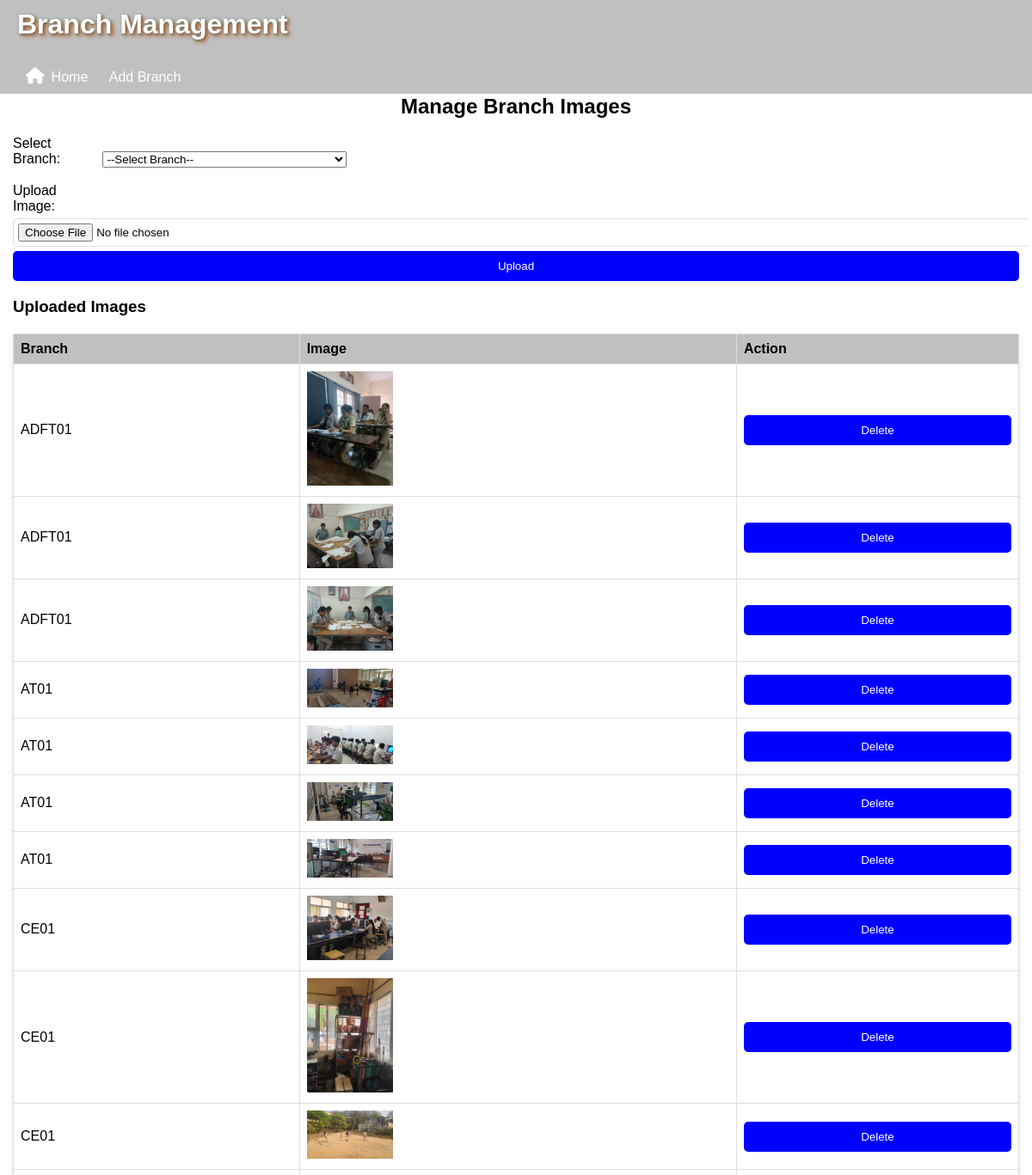
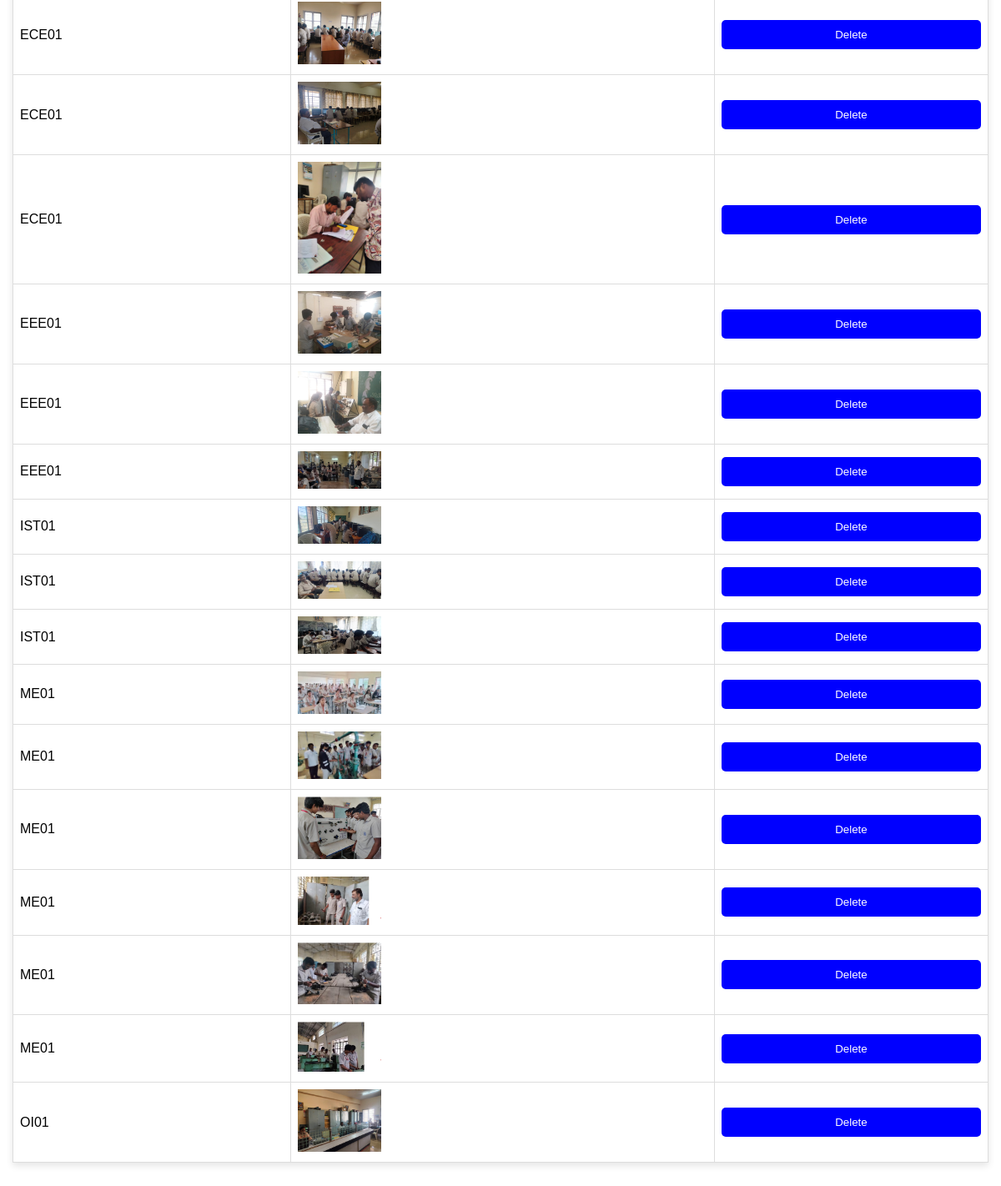
Screenshot of /manage_branch_images (signed in) with the database file from the repository (2 pictures, top to bottom).
### models.py (models this page shows)
class BranchImages(db.Model):
    __tablename__ = 'branch_images'
    id = db.Column(db.Integer, primary_key=True)
    branch_code = db.Column(db.String(10), db.ForeignKey('branches.branch_code'), nullable=False)  # Fixed FK reference
    image_url = db.Column(db.String(255), nullable=False)

### app.py (the view)
@app.route('/manage_branch_images')
@login_required
def manage_branch_images():
    branches = Branch.query.order_by(Branch.branch_code.asc()).all()
    images = BranchImages.query.order_by(BranchImages.branch_code.asc()).all()
    return render_template('manage_branch_images.html', branches=branches, images=images)

### app.py (called while the page is built)
@login_manager.user_loader
def load_user(user_id):
    return User.query.get(int(user_id))

### templates/manage_branch_images.html (shortened to what this page needs)
{% extends "branches.html" %}
{% block content %}
<h2>Manage Branch Images</h2>
<form action="{{ url_for('upload_image') }}" method="POST" enctype="multipart/form-data">
    <label for="branch_code">Select Branch:</label>
    <select id="branch_code" name="branch_code" required>
        <option value="">--Select Branch--</option>
    </select><br><br>
    <label for="image">Upload Image:</label> <input type="file" id="image" name="image" accept="image/*" required>
    <button type="submit">Upload</button>
</form>
<h3>Uploaded Images</h3>
<table border="1">
    <thead>
    <tr>
        <th>Branch</th>
        <th>Image</th>
        <th>Action</th>
    </tr>
    </thead>
    <tbody>
    {% for image in images %}
    <tr>
        <td>{{ image.branch_code }}</td>
        <td><img src="{{ image.image_url }}" alt="Branch Image" width="100"></td>
        <td>
            <form action="{{ url_for('delete_image', image_id=image.id) }}" method="POST">
                <button type="submit">Delete</button>
            </form>
        </td>
    </tr>
    {% endfor %}
    </tbody>
</table>
{% endblock %}

### static/styles.css (style rules this page uses)
body { font-family: Arial, sans-serif; margin: 5px; padding: 0; height: 100vh; }
h2 { text-align: center; }
input { width: 100%; padding: 10px; margin: 10px 0; border: 1px solid #ddd; border-radius: 5px; }
table { width: 100%; border-collapse: collapse; margin-top: 20px; box-shadow: 0 4px 8px rgba(0, 0, 0, 0.1); }
table th, table td { border: 1px solid #ddd; padding: 8px; text-align: left; }
table th { background-color: silver; color: black; }
form label { display: inline-block; width: 100px; }
form input { margin: 5px 0; padding: 5px; }
button { width: 100%; padding: 10px; background-color: #0000ff; color: white; border: none; border-radius:5px; cursor: pointer; }

### rows the page displays
BranchImages: branch_code "ADFT01", shows a picture
BranchImages: branch_code "ADFT01", shows a picture
BranchImages: branch_code "ADFT01", shows a picture
BranchImages: branch_code "AT01", shows a picture
BranchImages: branch_code "AT01", shows a picture
BranchImages: branch_code "AT01", shows a picture
BranchImages: branch_code "AT01", shows a picture
BranchImages: branch_code "CE01", shows a picture
BranchImages: branch_code "CE01", shows a picture
BranchImages: branch_code "CE01", shows a picture
BranchImages: branch_code "ECE01", shows a picture
BranchImages: branch_code "ECE01", shows a picture
BranchImages: branch_code "ECE01", shows a picture
BranchImages: branch_code "EEE01", shows a picture
BranchImages: branch_code "EEE01", shows a picture
BranchImages: branch_code "EEE01", shows a picture
BranchImages: branch_code "IST01", shows a picture
BranchImages: branch_code "IST01", shows a picture
BranchImages: branch_code "IST01", shows a picture
BranchImages: branch_code "ME01", shows a picture
BranchImages: branch_code "ME01", shows a picture
BranchImages: branch_code "ME01", shows a picture
BranchImages: branch_code "ME01", shows a picture
BranchImages: branch_code "ME01", shows a picture
BranchImages: branch_code "ME01", shows a picture
BranchImages: branch_code "OI01", shows a picture
